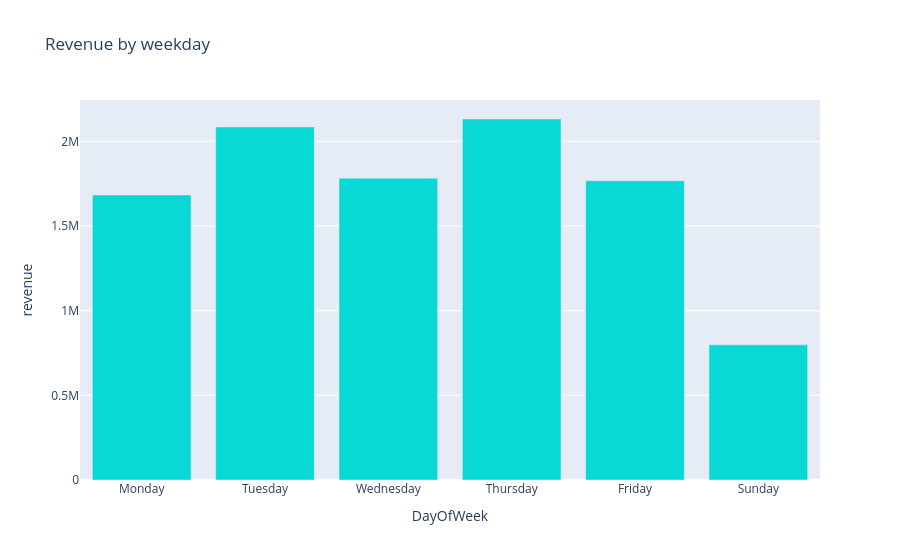
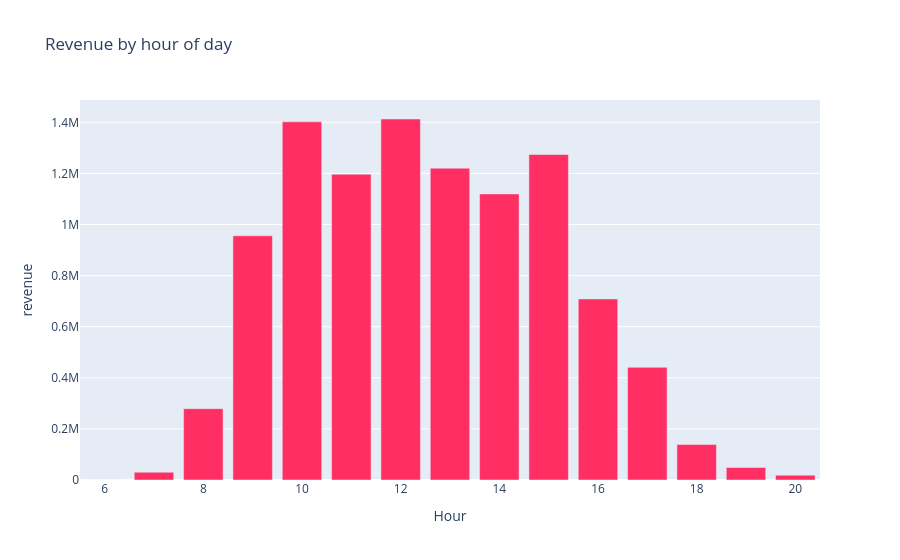

The notebook cell these images were saved under, in order:
### Markdown cell above
### 6.4 Weekdays and hours
**Business intent:** know when customers buy, to plan ad spend and server maintenance. Only purchases are used (a cancellation timestamp is not a purchase time).

### Code cell
# Weekday and hour patterns: purchases only (cancellation timestamps are not purchase times)
buys = sales[~sales["IsCancellation"]]

dow = buys.groupby(["DayOfWeekNum", "DayOfWeek"]).agg(
    revenue=("TotalLineRevenue", "sum"),
    orders=("InvoiceNo", "nunique"),
).reset_index()
fig = px.bar(dow, x="DayOfWeek", y="revenue", hover_data=["orders"],
             title="Revenue by weekday", color_discrete_sequence=["#08D9D6"])
fig.show()

hour = buys.groupby("Hour").agg(
    revenue=("TotalLineRevenue", "sum"),
    orders=("InvoiceNo", "nunique"),
).reset_index()
fig = px.bar(hour, x="Hour", y="revenue", hover_data=["orders"],
             title="Revenue by hour of day", color_discrete_sequence=["#FF2E63"])
fig.show()

print("Weekdays present in the data:", sorted(dow["DayOfWeek"].tolist()))

### Figure 1 — Plotly figure (JSON) as saved in the notebook; plotly's stock layout.template omitted (floating-point values rounded to 4 significant figures)
{"data": [{"customdata": [[3076], [3509], [3667], [4209], [3109], [2203]], "hovertemplate": "DayOfWeek=%{x}<br>revenue=%{y}<br>orders=%{customdata[0]}<extra></extra>", "legendgroup": "", "marker": {"color": "#08D9D6", "pattern": {"shape": ""}}, "name": "", "orientation": "v", "showlegend": false, "textposition": "auto", "type": "bar", "x": ["Monday", "Tuesday", "Wednesday", "Thursday", "Friday", "Sunday"], "xaxis": "x", "y": [1683000.0, 2085000.0, 1782000.0, 2132000.0, 1767000.0, 798300.0], "yaxis": "y"}], "layout": {"barmode": "relative", "legend": {"tracegroupgap": 0}, "title": {"text": "Revenue by weekday"}, "xaxis": {"anchor": "y", "domain": [0.0, 1.0], "title": {"text": "DayOfWeek"}}, "yaxis": {"anchor": "x", "domain": [0.0, 1.0], "title": {"text": "revenue"}}}}

### Figure 2 — Plotly figure (JSON) as saved in the notebook; plotly's stock layout.template omitted (floating-point values rounded to 4 significant figures)
{"data": [{"customdata": [[1], [29], [565], [1471], [2339], [2373], [3205], [2730], [2419], [2310], [1315], [662], [192], [145], [18]], "hovertemplate": "Hour=%{x}<br>revenue=%{y}<br>orders=%{customdata[0]}<extra></extra>", "legendgroup": "", "marker": {"color": "#FF2E63", "pattern": {"shape": ""}}, "name": "", "orientation": "v", "showlegend": false, "textposition": "auto", "type": "bar", "x": [6, 7, 8, 9, 10, 11, 12, 13, 14, 15, 16, 17, 18, 19, 20], "xaxis": "x", "y": [4.25, 30470.0, 279300.0, 955800.0, 1402000.0, 1197000.0, 1413000.0, 1220000.0, 1120000.0, 1274000.0, 708700.0, 441000.0, 139100.0, 49100.0, 18830.0], "yaxis": "y"}], "layout": {"barmode": "relative", "legend": {"tracegroupgap": 0}, "title": {"text": "Revenue by hour of day"}, "xaxis": {"anchor": "y", "domain": [0.0, 1.0], "title": {"text": "Hour"}}, "yaxis": {"anchor": "x", "domain": [0.0, 1.0], "title": {"text": "revenue"}}}}
